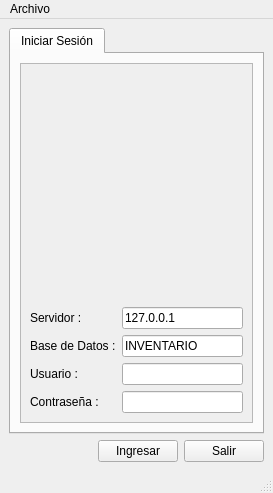
<?xml version="1.0" encoding="UTF-8"?>
<ui version="4.0">
 <class>MainWindow</class>
 <widget class="QMainWindow" name="MainWindow">
  <property name="geometry">
   <rect>
    <x>0</x>
    <y>0</y>
    <width>273</width>
    <height>493</height>
   </rect>
  </property>
  <property name="windowTitle">
   <string>INICIO DE SESIÓN</string>
  </property>
  <widget class="QWidget" name="centralwidget">
   <layout class="QGridLayout" name="gridLayout_2">
    <item row="0" column="0" colspan="3">
     <widget class="QTabWidget" name="tabWidget">
      <property name="currentIndex">
       <number>0</number>
      </property>
      <widget class="QWidget" name="tab">
       <attribute name="title">
        <string>Iniciar Sesión</string>
       </attribute>
       <layout class="QGridLayout" name="gridLayout">
        <item row="1" column="0">
         <widget class="QScrollArea" name="scrollArea">
          <property name="widgetResizable">
           <bool>true</bool>
          </property>
          <widget class="QWidget" name="scrollAreaWidgetContents">
           <property name="geometry">
            <rect>
             <x>0</x>
             <y>0</y>
             <width>231</width>
             <height>342</height>
            </rect>
           </property>
           <layout class="QGridLayout" name="gridLayout_5">
            <item row="0" column="0">
             <layout class="QGridLayout" name="gridLayout_4">
              <item row="0" column="0">
               <widget class="QLabel" name="label_6">
                <property name="styleSheet">
                 <string notr="true">border-image: url(:/logo Sena/logo.png);</string>
                </property>
                <property name="text">
                 <string/>
                </property>
               </widget>
              </item>
              <item row="1" column="0">
               <layout class="QGridLayout" name="gridLayout_3">
                <item row="0" column="0">
                 <layout class="QVBoxLayout" name="verticalLayout">
                  <item>
                   <widget class="QLabel" name="label_4">
                    <property name="text">
                     <string>Servidor :</string>
                    </property>
                   </widget>
                  </item>
                  <item>
                   <widget class="QLabel" name="label_3">
                    <property name="text">
                     <string>Base de Datos :</string>
                    </property>
                   </widget>
                  </item>
                  <item>
                   <widget class="QLabel" name="label">
                    <property name="text">
                     <string>Usuario :</string>
                    </property>
                   </widget>
                  </item>
                  <item>
                   <widget class="QLabel" name="label_2">
                    <property name="text">
                     <string>Contraseña :</string>
                    </property>
                   </widget>
                  </item>
                 </layout>
                </item>
                <item row="0" column="1">
                 <layout class="QVBoxLayout" name="verticalLayout_2">
                  <item>
                   <widget class="QLineEdit" name="serverLineEdit">
                    <property name="text">
                     <string>127.0.0.1</string>
                    </property>
                   </widget>
                  </item>
                  <item>
                   <widget class="QLineEdit" name="dataBaseLineEdit">
                    <property name="text">
                     <string>INVENTARIO</string>
                    </property>
                   </widget>
                  </item>
                  <item>
                   <widget class="QLineEdit" name="userLineEdit"/>
                  </item>
                  <item>
                   <widget class="QLineEdit" name="passwordLineEdit"/>
                  </item>
                 </layout>
                </item>
               </layout>
              </item>
             </layout>
            </item>
           </layout>
          </widget>
         </widget>
        </item>
       </layout>
      </widget>
     </widget>
    </item>
    <item row="1" column="0">
     <spacer name="horizontalSpacer">
      <property name="orientation">
       <enum>Qt::Horizontal</enum>
      </property>
      <property name="sizeHint" stdset="0">
       <size>
        <width>70</width>
        <height>20</height>
       </size>
      </property>
     </spacer>
    </item>
    <item row="1" column="1">
     <widget class="QPushButton" name="loginButton">
      <property name="text">
       <string>Ingresar</string>
      </property>
     </widget>
    </item>
    <item row="1" column="2">
     <widget class="QPushButton" name="closeButton">
      <property name="text">
       <string>Salir</string>
      </property>
     </widget>
    </item>
   </layout>
  </widget>
  <widget class="QMenuBar" name="menubar">
   <property name="geometry">
    <rect>
     <x>0</x>
     <y>0</y>
     <width>273</width>
     <height>23</height>
    </rect>
   </property>
   <widget class="QMenu" name="menuArchivo">
    <property name="title">
     <string>Archivo</string>
    </property>
    <addaction name="connectAction"/>
    <addaction name="separator"/>
    <addaction name="closeAction"/>
   </widget>
   <addaction name="menuArchivo"/>
  </widget>
  <widget class="QStatusBar" name="statusbar"/>
  <action name="connectAction">
   <property name="text">
    <string>Conectar</string>
   </property>
  </action>
  <action name="closeAction">
   <property name="text">
    <string>Salir</string>
   </property>
  </action>
 </widget>
 <tabstops>
  <tabstop>serverLineEdit</tabstop>
  <tabstop>dataBaseLineEdit</tabstop>
  <tabstop>userLineEdit</tabstop>
  <tabstop>passwordLineEdit</tabstop>
  <tabstop>loginButton</tabstop>
  <tabstop>closeButton</tabstop>
  <tabstop>tabWidget</tabstop>
  <tabstop>scrollArea</tabstop>
 </tabstops>
 <resources>
  <include location="../3 Multi Pestaña/Logo Sena.qrc"/>
 </resources>
 <connections/>
</ui>
